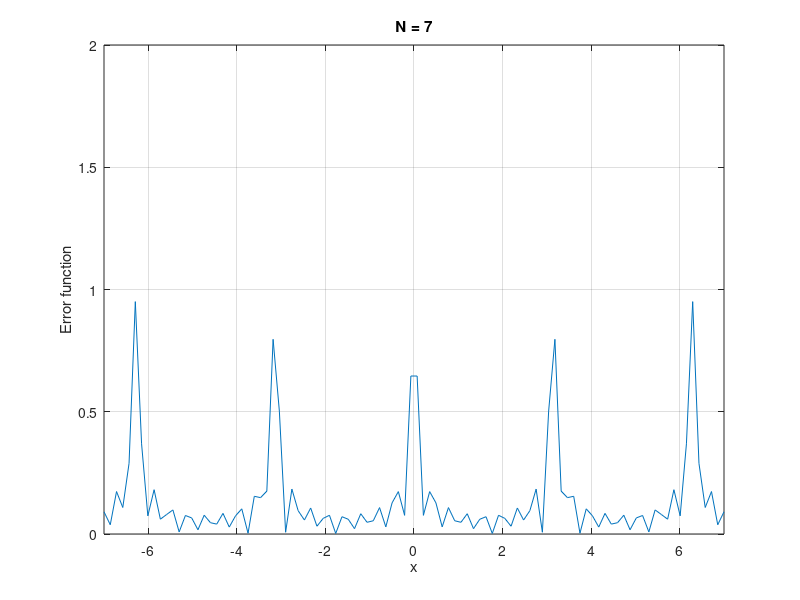

MATLAB code for this plot:
clc;
clear;

x = linspace(-7, 7);
% create the range of x-axis

N = 7; 
k = 1;
% variables needed for our computations

S_n = 0;
a_0 = 0;
a_n = 0;
b_n = 0;
% vaules that we're gonna compute them in the for-end below

a_0 = 0;
a_n = 0;
for n = 1 : N
    b_n = ((2 * k) / (n * pi)) * (1 - cos(n * pi));
    S_n = S_n + a_0 + a_n .* cos(n * x) + b_n .* sin(n * x);
end 
% Fourier Series computation

f = 2 * k * ((sin(x) > 0) - 0.5);
% create the f(x) function 

e = abs(f - S_n);
% compute the error fuction with built in funtion 'abs'
figure();
plot(x, e);  
% plot the error function with range of [-7,7] for x-axis
xlabel('x');
ylabel('Error function');
title('N = 7');
% put some titles and labels
axis ([-7, 7, 0, k + 1]);
% set the axis
grid on;
hold off;